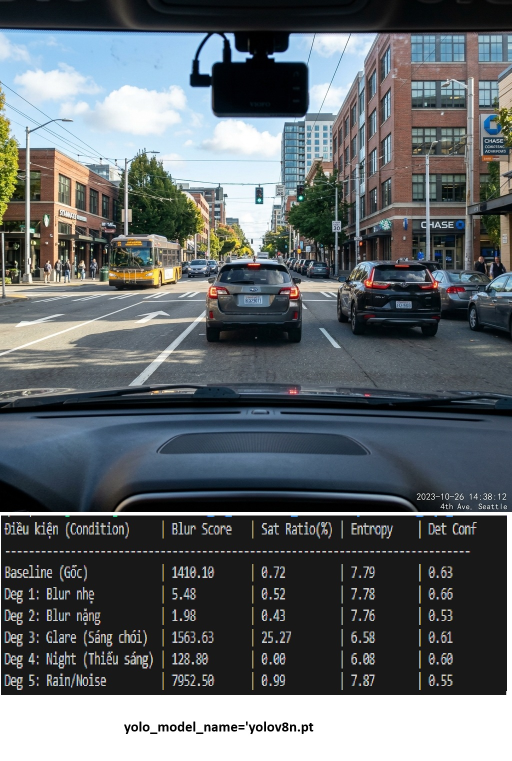
#> input picture test_adas_image.jpg, 1024 x 1521 px (shown at 1/2 size)
$ python -i degradation.py   (imports and definitions only)
#> lines starting #> are read from the running program, lines starting #| are printed output that depends on the picture
#> further down, picture is the input picture: shape (1521, 1024, 3); mean B, G, R 105.6, 102.1, 96
"""
Camera Degradation Simulator for Autonomous Driving (nuScenes-C / KITTI-C standard)
Supports 5 corruption types at 5 severity levels:
1. Motion/Defocus Blur (blur)
2. Sun Glare / Over-exposure (glare)
3. Night / Low-light Underexposure + Sensor Noise (darkness)
4. Heavy Rain Streaks + Fog Veil (rain)
5. Lens Soiling / Mud & Dirt Splatters (soiling)
"""

import cv2
import numpy as np


# [53 lines left out: functions apply_blur, apply_glare, apply_darkness, not called in this run]


def apply_rain(image: np.ndarray, severity: int = 3) -> np.ndarray:
    """Apply heavy directional rain streaks and foggy atmospheric veil."""
#> called with severity = 3
    severity = max(1, min(5, severity))
    h, w = image.shape[:2]
#> h = 1521; w = 1024

    # 1. Atmospheric fog veil (reduced contrast, increased gray baseline)
    veil_intensity = 0.08 * severity
    fogged = cv2.addWeighted(image, 1.0 - veil_intensity, np.full_like(image, 200), veil_intensity, 0)
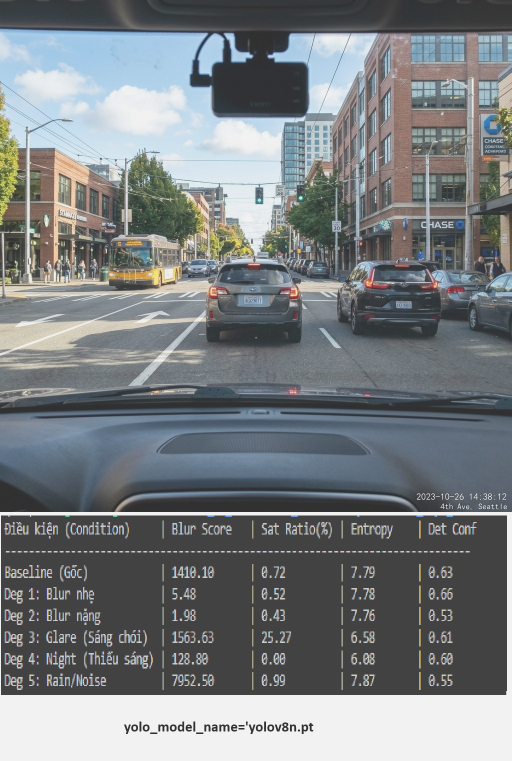
#> fogged: shape (1521, 1024, 3) (shown at 1/2 size); mean B, G, R 128.3, 125.6, 121

    # 2. Rain streak generation
    streak_count = severity * 400
    rain_layer = np.zeros((h, w), dtype=np.uint8)

    for _ in range(streak_count):
        x1 = np.random.randint(0, w)
        y1 = np.random.randint(0, h)
        length = np.random.randint(15, 30 + severity * 10)
        angle = np.deg2rad(75 + np.random.uniform(-5, 5))
        x2 = int(x1 + length * np.cos(angle))
        y2 = int(y1 + length * np.sin(angle))
        thickness = 1 if severity < 4 else 2
        cv2.line(rain_layer, (x1, y1), (x2, y2), 255, thickness)
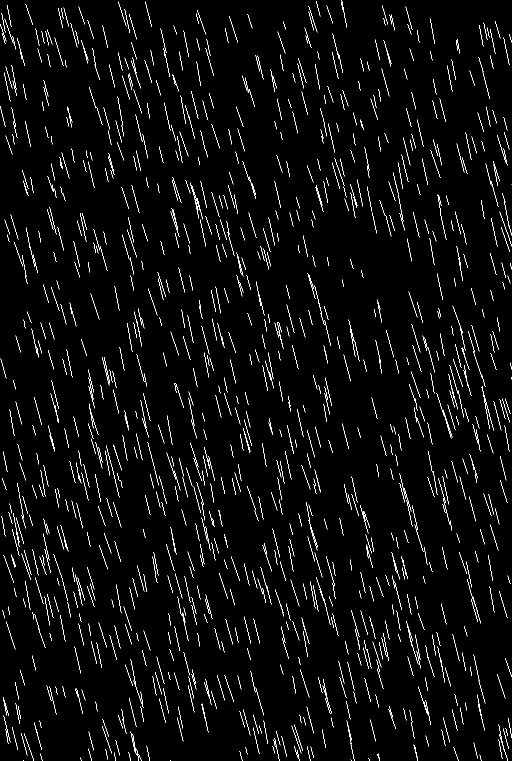
#> rain_layer: shape (1521, 1024) (shown at 1/2 size); 2.7% white in thin lines or dots

    rain_blur = cv2.GaussianBlur(rain_layer, (3, 3), 0)
    rain_bgr = cv2.cvtColor(rain_blur, cv2.COLOR_GRAY2BGR)
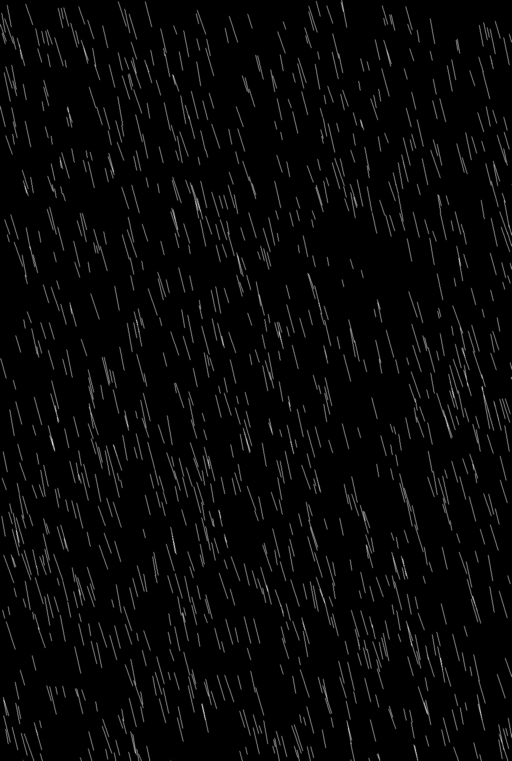
#> rain_bgr: shape (1521, 1024, 3) (shown at 1/2 size); min 0, max 255, mean 7

    rainy = cv2.addWeighted(fogged, 1.0, rain_bgr, 0.3 + 0.08 * severity, 0)
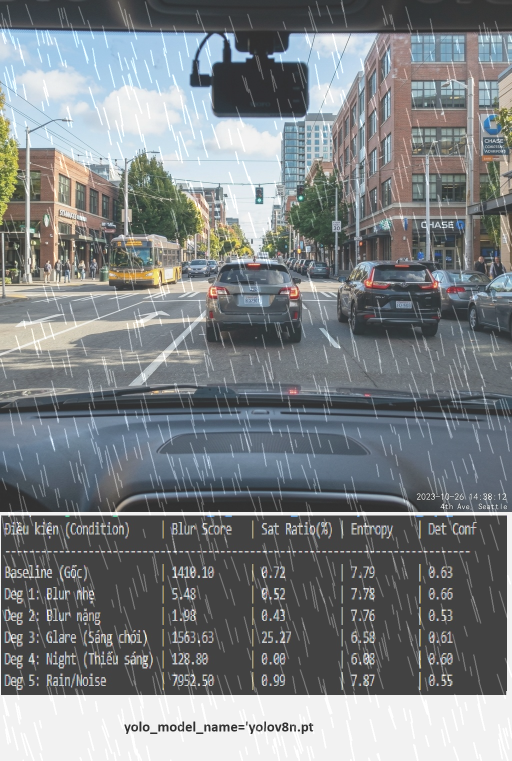
#> rainy: shape (1521, 1024, 3) (shown at 1/2 size); mean B, G, R 131.6, 129, 124.5
    return np.clip(rainy, 0, 255).astype(np.uint8)


# [29 lines left out: function apply_soiling, not called in this run]


DEGRADATION_DISPATCH = {
    'blur': apply_blur,
    'glare': apply_glare,
    'darkness': apply_darkness,
    'rain': apply_rain,
    'soiling': apply_soiling,
}


# [5 lines left out: function apply_degradation, not called in this run]

>>> import cv2
>>> picture = cv2.imread('../test_adas_image.jpg')
>>> result = apply_rain(picture)
